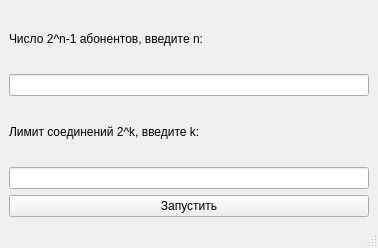
<?xml version="1.0" encoding="UTF-8"?>
<ui version="4.0">
 <class>MainWindow</class>
 <widget class="QMainWindow" name="MainWindow">
  <property name="geometry">
   <rect>
    <x>0</x>
    <y>0</y>
    <width>378</width>
    <height>248</height>
   </rect>
  </property>
  <property name="windowTitle">
   <string>MainWindow</string>
  </property>
  <widget class="QWidget" name="centralwidget">
   <layout class="QVBoxLayout" name="verticalLayout_2">
    <item>
     <layout class="QVBoxLayout" name="verticalLayout">
      <item>
       <widget class="QLabel" name="label">
        <property name="text">
         <string>Число 2^n-1 абонентов, введите n:</string>
        </property>
       </widget>
      </item>
      <item>
       <widget class="QLineEdit" name="n_abonent_"/>
      </item>
      <item>
       <widget class="QLabel" name="label_2">
        <property name="text">
         <string>Лимит соединений 2^k, введите k:</string>
        </property>
       </widget>
      </item>
      <item>
       <widget class="QLineEdit" name="limit_connect"/>
      </item>
      <item>
       <widget class="QPushButton" name="pushButton1">
        <property name="text">
         <string>Запустить</string>
        </property>
       </widget>
      </item>
     </layout>
    </item>
   </layout>
  </widget>
  <widget class="QMenuBar" name="menubar">
   <property name="geometry">
    <rect>
     <x>0</x>
     <y>0</y>
     <width>378</width>
     <height>21</height>
    </rect>
   </property>
  </widget>
  <widget class="QStatusBar" name="statusbar"/>
 </widget>
 <resources/>
 <connections/>
</ui>
